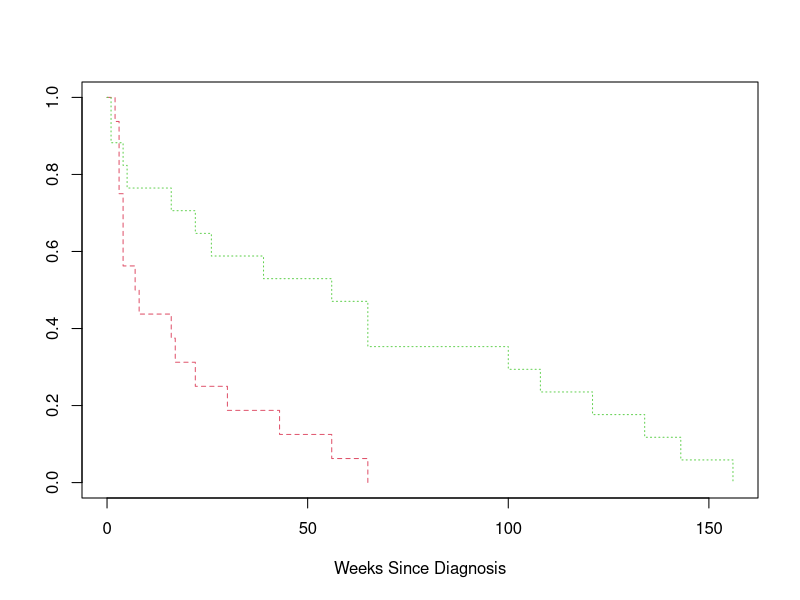
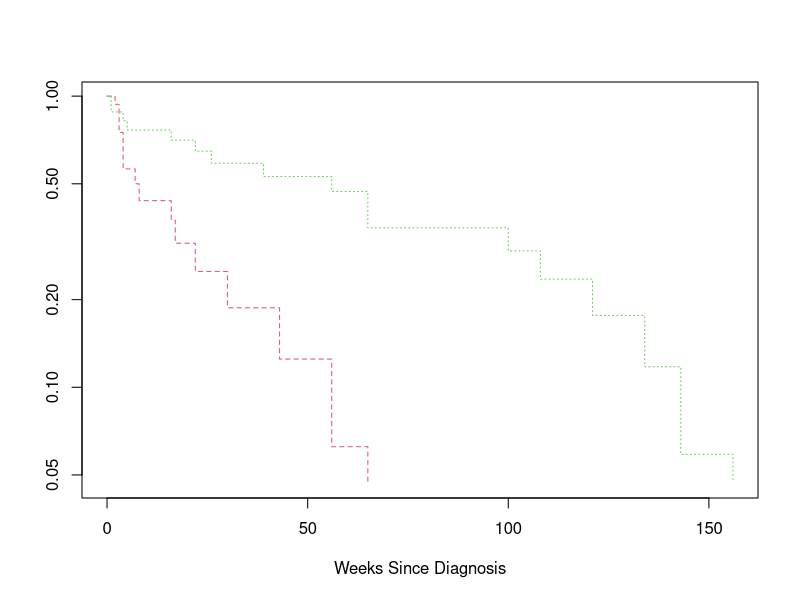
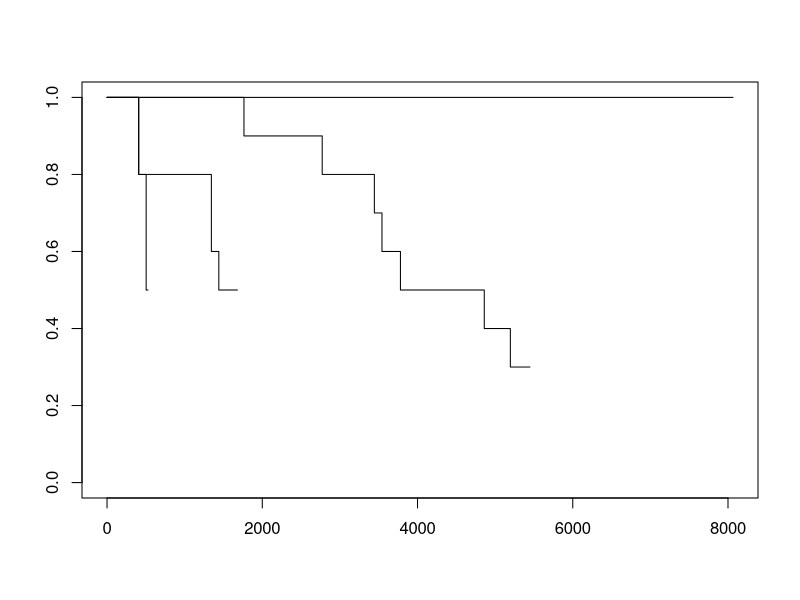
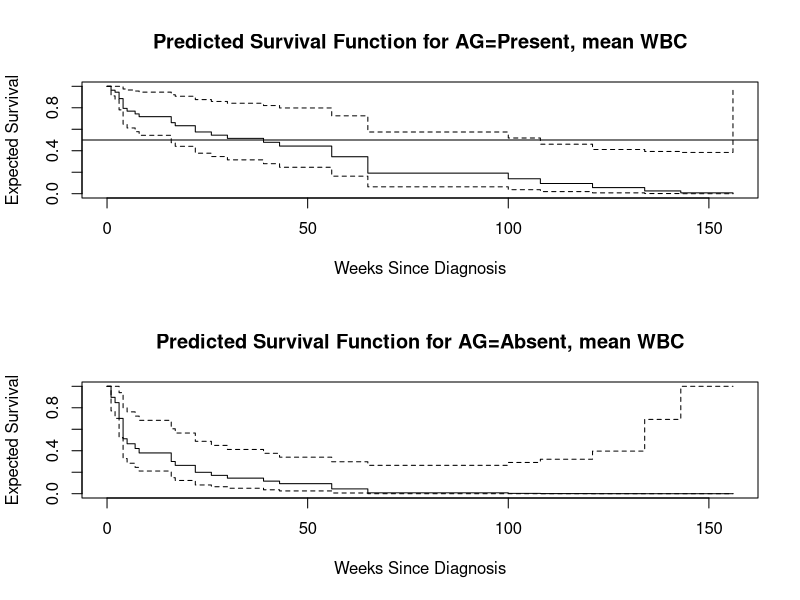
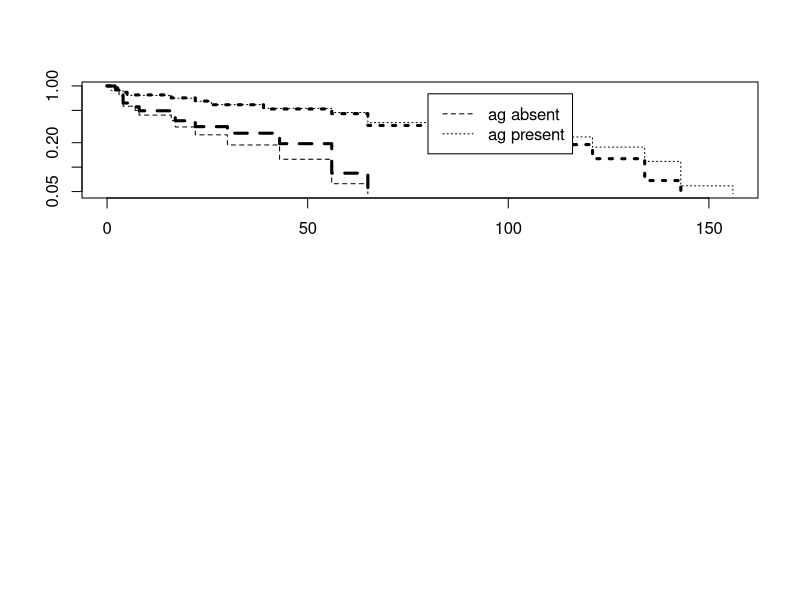

Here is the R script that generated these plots, in order:
##################################################
## R demo of survival models
## 
## simon jackman, dept of polisci, su
## june 2005
##################################################

library(survival)     ## load the Therneau survival 
library(MASS)         ## load Venables & Ripley for data sets

## leukemia data from MASS, no survivors
plot(survfit(Surv(time) ~ ag,
             data = leuk),
     xlab="Weeks Since Diagnosis",
     lty = 2:3, col = 2:3,
     legend.text=levels(leuk$ag))

## if the log survivor plot linear?
## if so, consider exponential...
plot(survfit(Surv(time) ~ ag,
             data = leuk),
     log=T,
     xlab="Weeks Since Diagnosis",
     lty = 2:3, col = 2:3,
     legend.text=levels(leuk$ag))


expModel <- survreg(Surv(time) ~ ag*log(wbc),
                    data=leuk,
                    dist="exponential")

weibullModel <- survreg(Surv(time) ~ ag*log(wbc),
                        data=leuk,
                        dist="weibull")  ## weibull is default

## weibullModel has no significant improvement over exponential
anova(expModel,weibullModel)

loglogModel <- survreg(Surv(time) ~ ag*log(wbc),
                       data=leuk,
                       dist="loglogistic")

## different scale parameters, \sigma, for each group
## via strata argument
summary(survreg(Surv(time) ~ strata(ag) + log(wbc),
                data=leuk))

##########################################################
## gehan data, has right censoring
#########################################################
modelExp <- survreg(Surv(time,cens) ~ factor(pair) + treat,
                    data=gehan,
                    dist="exponential")

## drop fixed effects for pairs
modelExp2 <- survreg(Surv(time,cens) ~ treat,
                    data=gehan,
                    dist="exponential")

## weibull model
modelWei <- survreg(Surv(time,cens) ~ treat,
                    data=gehan)

anova(modelExp2,modelWei)

###################################################################
## motors data, p364, MASS
plot(survfit(Surv(time,cens) ~ factor(temp),
             data=motors),
     conf.int=F)
motor.wei <- survreg(Surv(time,cens) ~ temp,
                     data=motors)
summary(motor.wei)

## predicted mean survival times, conditional on temp, with se
predict(motor.wei,
        list(temp=130),
        se.fit=T)

## predicted quantiles of survival time distribution
## n.b., median survival time is different from expected value
predict(motor.wei,
        list(temp=130),
        type="quantile",
        p=c(.05,.10,.50,.90,.95))

## confidence intervals on median survival time
halfLife <- predict(motor.wei,
                    list(temp=130),
                    type="uquantile",  ## underlying log-time scale
                    p=c(.05,.10,.50,.90,.95),
                    se=T)
exp(cbind(LB=halfLife$fit - 1.96*halfLife$se,    ## lower bound
          UB=halfLife$fit + 1.96*halfLife$se))   ## upper bound

## cox models
tmp <- leuk
tmp$agDummy <- as.numeric(tmp$ag=="present")
leuk.cox <- coxph(Surv(time) ~ agDummy + log(wbc),
                  data=tmp)
summary(leuk.cox)

## some predicted survivor functions
par(mfrow=c(2,1))
newdata <- data.frame(agDummy=1,
                      wbc=mean(leuk$wbc))
sfit <- survfit(leuk.cox,
                newdata=newdata)
plot(sfit,xlab="Weeks Since Diagnosis",ylab="Expected Survival")
abline(h=.5)
title("Predicted Survival Function for AG=Present, mean WBC")

newdata <- data.frame(agDummy=0,
                      wbc=mean(leuk$wbc))
sfit <- survfit(leuk.cox,
                newdata=newdata)
plot(sfit,xlab="Weeks Since Diagnosis",ylab="Expected Survival")
title("Predicted Survival Function for AG=Absent, mean WBC")

## stratify for different baseline hazards 
leuk.coxs <- coxph(Surv(time) ~ strata(ag) + log(wbc),
                   data=leuk)

## and then have different effect for log(wbc), by ag
leuk.coxs1 <- coxph(Surv(time) ~ strata(ag) + log(wbc) + ag:log(wbc),
                    data=leuk)

## we prefer leuk.coxs model
## plot predicted survivor functions against Kaplan-Meier estimate
## heavier line is from Cox model
plot(survfit(Surv(time) ~ ag,
             data=leuk),
     lty=2:3,log=T)
lines(survfit(leuk.coxs),lty=2:3,lwd=3)
legend(80,0.8,
       c("ag absent","ag present"),
       lty=2:3)

             
